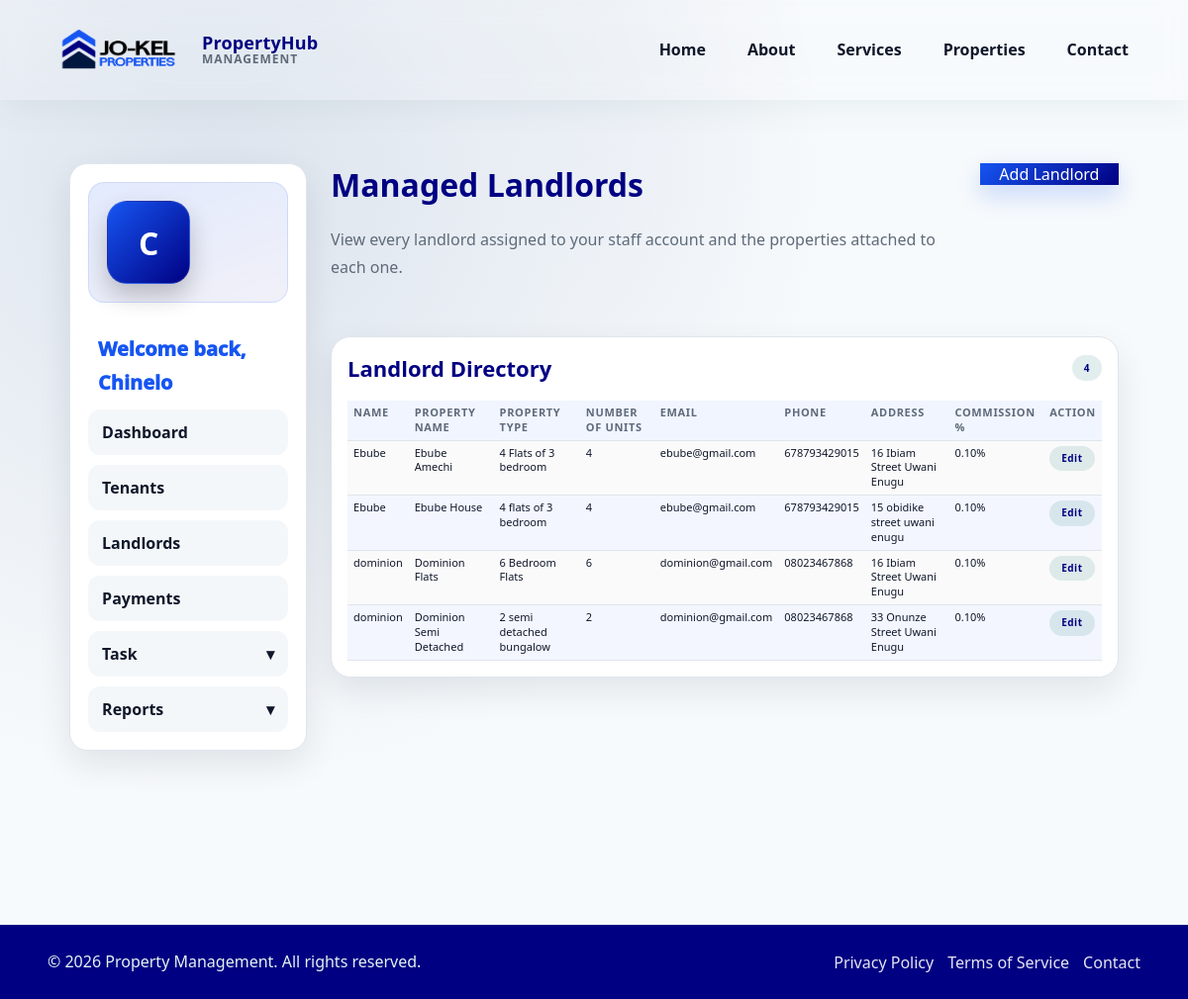
Page /accounts/staff/landlords/ (signed in) on the committed database.
### apps/properties/models.py (models this page shows, shortened)
class Landlord(models.Model):
    user = models.OneToOneField(
        settings.AUTH_USER_MODEL,
        on_delete=models.CASCADE,
        related_name='landlord_profile',
    )
    email = models.EmailField(blank=True)
    phone_number = models.CharField(max_length=30, blank=True)
    address = models.TextField(blank=True)
    notes = models.TextField(blank=True)
    commission_percentage = models.DecimalField(
        max_digits=5,
        decimal_places=2,
        default=0,
        help_text='Percentage commission the landlord pays to the company (0-100%)',
    )
    created_at = models.DateTimeField(auto_now_add=True)
    updated_at = models.DateTimeField(auto_now=True)
    class Meta:
        ordering = ['user__username']

class Property(models.Model):
    landlord = models.ForeignKey(
        Landlord,
        on_delete=models.CASCADE,
        related_name='managed_properties',
    )
    property_name = models.CharField(max_length=160)
    property_type = models.CharField(max_length=120)
    number_of_units = models.PositiveIntegerField(default=1, validators=[MinValueValidator(1)])
    address = models.TextField()
    city = models.CharField(max_length=120, blank=True)
    state = models.CharField(max_length=120, blank=True)
    description = models.TextField(blank=True)
    created_at = models.DateTimeField(auto_now_add=True)
    updated_at = models.DateTimeField(auto_now=True)
    class Meta:
        ordering = ['property_name', '-created_at']

### apps/accounts/views.py (the view, shortened to what this page needs)
# urls.py: path('staff/landlords/', StaffLandlordListView.as_view(), name='staff-landlord-list'),
class StaffLandlordListView(StaffOnlyMixin, TemplateView):
    template_name = 'accounts/staff_landlord_list.html'
    def get_context_data(self, **kwargs):
        context = super().get_context_data(**kwargs)
        landlords = self.get_staff_profile().landlords.select_related('user').prefetch_related(
            'managed_properties'
        )
        landlord_rows = []
        for landlord in landlords:
            properties = list(landlord.managed_properties.all())
            if properties:
                for property in properties:
                    landlord_rows.append(
                        {
                            'landlord': landlord,
                            'property_name': property.property_name,
                            'property_type': property.property_type,
                            'property_address': property.address,
                            'number_of_units': property.number_of_units,
                        }
                    )
        context.update(
            {
                'managed_landlords': landlord_rows,
                'managed_landlords_count': len(landlord_rows),
            }
        )
        return context

### apps/accounts/adapter.py (called while the page is built)
def get_user_role(user):
    if not user.is_authenticated:
        return UserProfile.ROLE_USER
    profile = getattr(user, 'profile', None)
    if profile and profile.role:
        return profile.role
    if user.is_staff:
        return UserProfile.ROLE_STAFF
    return UserProfile.ROLE_USER

### apps/accounts/views.py (called while the page is built)
    def dispatch(self, request, *args, **kwargs):
        if get_user_role(request.user) != UserProfile.ROLE_STAFF:
            return redirect(get_dashboard_url_for_user(request.user))
        return super().dispatch(request, *args, **kwargs)

    def get_staff_profile(self):
        staff_profile, _ = StaffProfile.objects.get_or_create(user=self.request.user)
        return staff_profile

### templates/accounts/staff_landlord_list.html (shortened to what this page needs)
{% extends 'dashboard/staff_base.html' %}
{% block dashboard_content %}
<div class="dashboard-header">
    <div>
        <h1>Managed Landlords</h1>
        <p>View every landlord assigned to your staff account and the properties attached to each one.</p>
    </div>
    <a href="{% url 'accounts:staff-landlord-create' %}" class="dashboard-primary-btn dashboard-inline-action">Add Landlord</a>
</div>
<section class="dashboard-panel">
    <div class="dashboard-panel-header">
        <h2>Landlord Directory</h2>
        <span class="pill">{{ managed_landlords_count }}</span>
    </div>
    <div class="dashboard-table-wrap">
        <table class="dashboard-table">
            <thead>
                <tr>
                    <th>Name</th>
                    <th>Property Name</th>
                    <th>Property Type</th>
                    <th>Number of Units</th>
                    <th>Email</th>
                    <th>Phone</th>
                    <th>Address</th>
                    <th>Commission %</th>
                    <th>Action</th>
                </tr>
            </thead>
            <tbody>
                {% for row in managed_landlords %}
                <tr class="dashboard-table-row-link" data-href="{% url 'accounts:staff-landlord-detail' row.landlord.pk %}" tabindex="0" role="link" aria-label="Open landlord record for {{ row.landlord.user.username|default:row.landlord.user.email }}">
                    <td>{{ row.landlord.user.username|default:row.landlord.user.email }}</td>
                    <td>{{ row.property_name }}</td>
                    <td>{{ row.property_type }}</td>
                    <td>{{ row.number_of_units }}</td>
                    <td>{{ row.landlord.email|default:row.landlord.user.email|default:"Not provided" }}</td>
                    <td>{{ row.landlord.phone_number|default:"Not provided" }}</td>
                    <td>{{ row.property_address|default:"Not provided" }}</td>
                    <td>{{ row.landlord.commission_percentage }}%</td>
                    <td><a href="{% url 'accounts:staff-landlord-update' row.landlord.pk %}" class="pill" data-row-link-ignore>Edit</a></td>
                </tr>
                {% empty %}
                <tr>
                    <td colspan="9" class="dashboard-table-empty">No landlords are assigned to your account yet.</td>
                </tr>
                {% endfor %}
            </tbody>
        </table>
    </div>
</section>
{% endblock %}

### dashboard/templates/dashboard/staff_base.html (shortened to what this page needs)
{% extends 'dashboard/base.html' %}
{% block dashboard_sidebar %}
<div class="sidebar-profile">
    <div class="sidebar-profile-avatar" aria-hidden="true">
        {{ request.user.get_full_name|default:request.user.username|slice:":1"|upper }}
    </div>
</div>
<div class="sidebar-profile-copy">
      <p class="sidebar-profile-greeting">Welcome back, {{ request.user.get_full_name|default:request.user.username }}</p>
</div>
<nav class="sidebar-nav">
    <ul>
        <li><a href="{% url 'dashboard:index' %}">Dashboard</a></li>
        <li><a href="{% url 'accounts:staff-tenant-list' %}">Tenants</a></li>
        <li><a href="{% url 'accounts:staff-landlord-list' %}">Landlords</a></li>
        <li><a href="{% url 'accounts:staff-payment-list' %}">Payments</a></li>
        <li class="sidebar-dropdown-item">
            <details class="sidebar-dropdown">
                <summary>Task</summary>
            </details>
        </li>
        <li class="sidebar-dropdown-item">
            <details class="sidebar-dropdown">
                <summary>Reports</summary>
            </details>
        </li>
    </ul>
</nav>
{% endblock %}

### rows in the picture
Landlord: landlord.user.username "Ebube", property_name "Ebube Amechi", property_type "4 Flats of 3 bedroom", number_of_units "4", landlord.email "ebube@gmail.com", landlord.phone_number "678793429015", property_address "16 Ibiam Street Uwani Enugu", landlord.commission_percentage "0.10", property_name "Ebube House", property_type "4 flats of 3 bedroom", property_address "15 obidike street uwani enugu"
Landlord: landlord.user.username "dominion", property_name "Dominion Flats", property_type "6 Bedroom Flats", number_of_units "6", landlord.email "dominion@gmail.com", landlord.phone_number "08023467868", property_address "16 Ibiam Street Uwani Enugu", landlord.commission_percentage "0.10", property_name "Dominion Semi Detached", property_type "2 semi detached bungalow", number_of_units "2", property_address "33 Onunze Street Uwani Enugu"

### other values in the picture
{{ request.user.get_full_name|default:request.user.username }} "Chinelo"
{{ managed_landlords_count }} "4"
